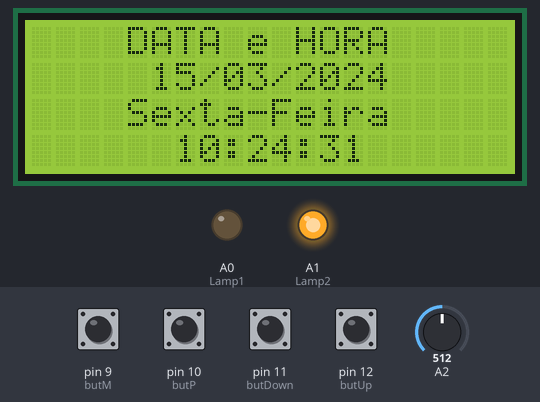
Recording of a sketch running on a simulated Arduino Uno, built with avr-gcc and run on an emulated ATmega328P. Parts: 20×4 character LCD, output pins drawn as LEDs (lit = HIGH). Wiring (inferred from the names in the program): DS1307 clock at I2C address 0x68. The test bench sets the inputs (shaded band); at power-on: pin 9 (butM), pin 10 (butP), pin 11 (butDown), pin 12 (butUp) HIGH, A2 = 512. The local clock reads 2024-03-15 10:24:30 at power-on unless the sketch sets it.

Above: at 1.6 s.
1.7 s: pin 12 (butUp) pulled LOW for 0.15 s
At 2.3 s:
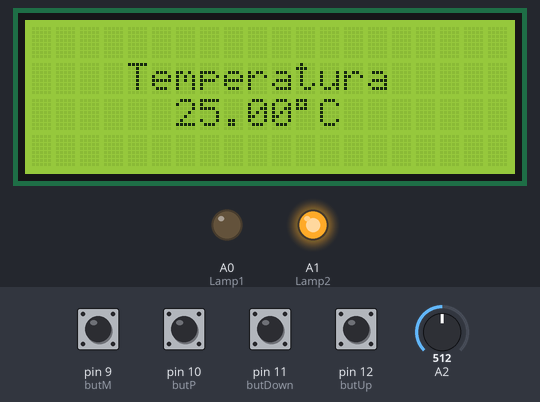
3.5 s: A2 set to 352
At 5.2 s:
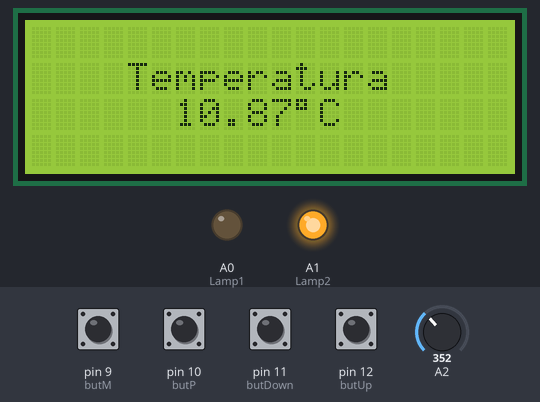
5.5 s: A2 set to 335
At 6.8 s:
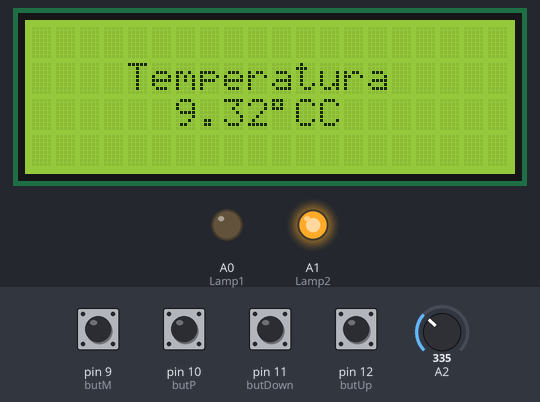
7.5 s: pin 12 (butUp) pulled LOW for 1 s
At 9.6 s:
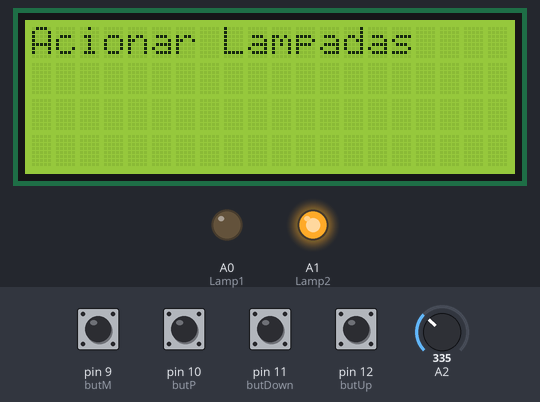
10.0 s: pin 12 (butUp) pulled LOW for 0.15 s
At 11.3 s:
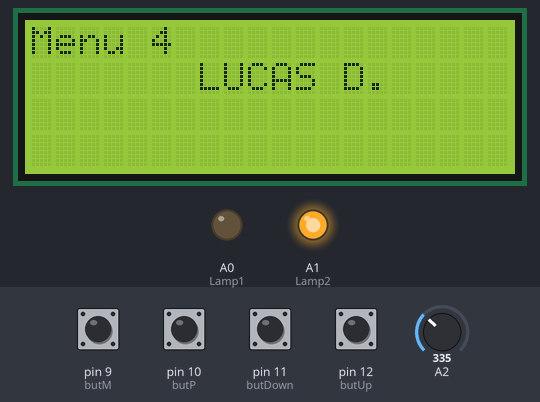
11.6 s: pin 11 (butDown) pulled LOW for 0.15 s
At 12.7 s:
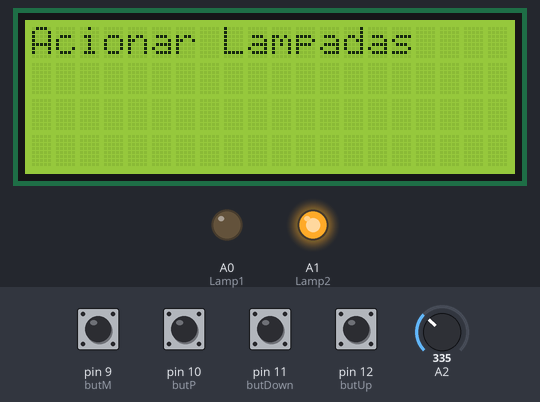
Timing chart, 0 to 14.2 s (numbered marks = the images above; inputs shaded):
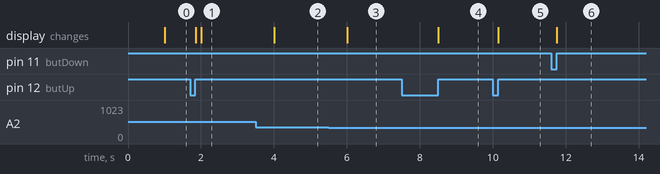

Measured:
- the behaviour switches between 343 and 342 on A2 (found by bisection; images 2 and 3)
- after the input at 1.7 s, the display: first changes after 0.15 s (image 1 shows a later state)
- after the input at 3.5 s, the display: changes after 0.51 s (image 2)
- after the input at 5.5 s, the display: changes after 0.51 s (image 3)
- after the input at 7.5 s, the display: changes after 1.0 s (image 4)
- after the input at 10.0 s, the display: changes after 0.16 s (image 5)
- after the input at 11.6 s, the display: changes after 0.16 s (image 6)

The sketch:

Display_20x4_Menu.ino
```cpp
/*
   Curso de Arduino WR Kits Aula 29

   www.wrkits.com.br
   facebook.com/wrkits
   youtube.com/user/canalwrkits

   Menu para Display LCD 16 x 2

   Autor: Eng. Wagner Rambo, Data: Agosto de 2015

*/

// --- Bibliotecas Auxiliares ---
#include <LiquidCrystal.h>                              //Biblioteca para o display LCD
#include <Thermistor.h>                                 //Biblioteca para o Sensor de Temperatura
#include <Wire.h>
#include "RTClib.h"                                     //Biblioteca para o Relogio

// --- Mapeamento de Hardware ---
#define butUp      12                                   //Botão para selecionar tela acima no digital 12
#define butDown    11                                   //Botão para selecionar tela abaixo no digital 11
#define butP       10                                   //Botão de ajuste mais no digital 10
#define butM        9                                   //Botão de ajuste menos no digital 9
#define Lamp1      A0                                   //Saída para lâmpada 1 no A0 (será usado como digital)
#define Lamp2      A1                                   //Saída para lâmpada 2 no A1 (será usado como digital)
#define SensorTemp  2                                   //Entrada para o Sensor de Temperatura. A2

// --- Protótipo das Funções Auxiliares ---
void changeMenu();                                      //Função para modificar o menu atual
void dispMenu();                                        //Função para mostrar o menu atual
void data_hora();                                       //Função do menu1, data e hora
void temperatura();                                     //Função do menu2, temperatura
void lights();                                          //Função do menu3, acionamento de lampadas
void menu4();                                           //Função do menu4

// --- Variáveis Globais ---
char menu = 0x01;                                       //Variável para selecionar o menu
char set1 = 0x00, set2 = 0x00;                          //Controle das lâmpadas
boolean t_butUp, t_butDown, t_butP, t_butM;             //Flags para armazenar o estado dos botões
float ldrValor = 0;                                     //Variavel para receber o valor do SensorTemp
long previousMillis = 0;                                // Variável de controle do tempo

// --- Hardware do LCD ---
LiquidCrystal disp(7,  //RS no digital 7
                   6,  //EN no digital 6
                   5,  //D4 no digital 5
                   4,  //D5 no digital 4
                   3,  //D6 no digital 3
                   2); //D7 no digital 2

// --- Hardware do Relogio ---
RTC_DS1307 RTC;
char daysOfTheWeek[7][13] = {"Domingo", "Segunda-Feira", "Terca-Feira", "Quarta-Feira", "Quinta-Feira", "Sexta-Feira", "Sabado"};

// --- Hardware do Thermistor ---
Thermistor temp(SensorTemp);

// --- Configurações Iniciais ---
void setup()
{
  Wire.begin();
  RTC.begin();

  //RTC.adjust(DateTime(__DATE__, __TIME__));

  if (!RTC.isrunning()) {
    // following line sets the RTC to the date & time this sketch was compiled
    RTC.adjust(DateTime(__DATE__, __TIME__));
  }

  previousMillis = millis();
  disp.begin(20, 4);                                     //Inicializa LCD 20 x 4

  for (char i = 9; i < 13; i++) pinMode(i, INPUT_PULLUP); //Entrada para os botões (digitais 9 a 12) com pull-ups internos

  pinMode(Lamp1, OUTPUT);                                //Configura saída para lâmpada 1
  pinMode(Lamp2, OUTPUT);                                //Configura saída para lâmpara 2

  t_butUp   = 0x00;                                      //limpa flag do botão Up
  t_butDown = 0x00;                                      //limpa flag do botão Down
  t_butP    = 0x00;                                      //limpa flag do botão P
  t_butM    = 0x00;                                      //limpa flag do botão M

  digitalWrite(Lamp1, LOW);                              //Lâmpada 1 inicia apagada
  digitalWrite(Lamp2, HIGH);                             //Lâmpada 2 inicia apagada


} //end setup


// --- Loop Infinito ---
void loop()
{
  changeMenu();
  dispMenu();
} //end loop

// --- Desenvolvimento das Funções Auxiliares ---
void changeMenu()                                       //Modifica o menu atual
{
  if (!digitalRead(butUp))   t_butUp   = 0x01;         //Botão Up pressionado? Seta flag
  if (!digitalRead(butDown)) t_butDown = 0x01;         //Botão Down pressionado? Seta flag

  if (digitalRead(butUp) && t_butUp)                   //Botão Up solto e flag setada?
  { //Sim...
    t_butUp = 0x00;                                   //Limpa flag

    disp.clear();                                     //Limpa display
    menu++;                                           //Incrementa menu

    if (menu > 0x04) menu = 0x01;                     //Se menu maior que 4, volta a ser 1

  } //end butUp

  if (digitalRead(butDown) && t_butDown)               //Botão Down solto e flag setada?
  { //Sim...
    t_butDown = 0x00;                                 //Limpa flag

    disp.clear();                                     //Limpa display
    menu--;                                           //Decrementa menu

    if (menu < 0x01) menu = 0x04;                     //Se menu menor que 1, volta a ser 4

  } //end butDown

} //end changeMenu

void dispMenu()                                         //Mostra o menu atual
{
  switch (menu)                                       //Controle da variável menu
  {
    case 0x01:                                       //Caso 1
      data_hora();                               //Chama a função de relógio

      break;                                     //break
    case 0x02:                                       //Caso 2
      temperatura();                             //Chama a função do termômetro

      break;                                     //break
    case 0x03:                                       //Caso 3
      lights();                                  //Chama função para acionamento de lâmpadas

      break;                                     //break
    case 0x04:                                       //Caso 4
      menu4();                                   //Chama função para o menu4

      break;                                     //break

  } //end switch menu

} //end dispMenu

void data_hora()                                        //Data e Hora (menu1)
{
  long redLedInterval = 1000;                           // Tempo em ms do intervalo a ser executado
  unsigned long currentMillis = millis();               //Tempo atual em ms

  if (currentMillis - previousMillis > redLedInterval) {
    previousMillis = currentMillis;
    DateTime now = RTC.now();
    char Hora[16];
    char Data[16];
    int espacoDiaSemana = 0;
    String diadasemana = "";

    sprintf(Hora, "%02u:%02u:%02u", now.hour(), now.minute(), now.second());
    sprintf(Data, "%02d/%02d/%02d", now.day(), now.month(), now.year());

    disp.setCursor(4, 0);
    disp.print("DATA e HORA");
    disp.setCursor(5, 1);
    disp.print(Data);
    diadasemana = daysOfTheWeek[now.dayOfTheWeek()];
    espacoDiaSemana = diadasemana.length();
    espacoDiaSemana = (int) (20 - espacoDiaSemana) / 2;
    disp.setCursor(espacoDiaSemana, 2);
    disp.print(diadasemana);
    disp.setCursor(6, 3);
    disp.print(Hora);
  }
}

void temperatura()                                      //Temperatura (menu2)
{
  long redLedInterval = 1000;                           // Tempo em ms do intervalo a ser executado
  unsigned long currentMillis = millis();               //Tempo atual em ms

  disp.setCursor(4, 1);                                 //Posiciona cursor na coluna 1, linha 1
  disp.print("Temperatura");                            //Imprime mensagem
  //Lógica de verificação do tempo
  if (currentMillis - previousMillis > redLedInterval) {
    previousMillis = currentMillis;                   // Salva o tempo atual
    ldrValor = temp.getTemp();                        //Captura o valor do sensorTemp
    disp.setCursor(6, 2);                             //Posiciona cursor na coluna 2, linha 2
    disp.print(ldrValor);                             //Mostrador (apenas ilustrativo......)
    disp.write(B11011111);                            // Imprime o símbolo de grau
    disp.print("C");
  }
} //end temperatura()

void lights()                                           //Acionamento de lâmpadas (menu3)
{

  disp.setCursor(0, 0);                                //Posiciona cursor na coluna 1, linha 1
  disp.print("Acionar Lampadas");                      //Imprime mensagem do menu 3


  if (!digitalRead(butP))    t_butP    = 0x01;         //Botão P pressionado? Seta flag
  if (!digitalRead(butM))    t_butM    = 0x01;         //Botão M pressionado? Seta flag

  if (digitalRead(butP) && t_butP)                     //Botão P solto e flag setada?
  { //Sim...
    t_butP = 0x00;                                    //Limpa flag

    set1++;                                           //Incrementa set1

    if (set1 > 2) set1 = 0x01;                        //Se maior que 2, volta a ser 1

    switch (set1)                                     //Controle do set1
    {
      case 0x01:                                    //Caso 1
        disp.setCursor(0, 1);                   //Posiciona cursor na coluna 1, linha 2
        disp.print("L1 on ");                   //Imprime mensagem
        digitalWrite(Lamp1, HIGH);              //Liga lâmpada 1
        break;                                  //Break
      case 0x02:                                    //Caso 2
        disp.setCursor(0, 1);                   //Posiciona cursor na coluna 1, linha 2
        disp.print("L1 off");                   //Imprime mensagem
        digitalWrite(Lamp1, LOW);               //Desliga lâmpada 1
        break;                                  //Break

    } //end switch set1

  } //end butP

  if (digitalRead(butM) && t_butM)                     //Botão D solto e flag setada?
  { //Sim...
    t_butM = 0x00;                                    //Limpa flag

    set2++;                                           //Incrementa set2

    if (set2 > 2) set2 = 0x01;                        //Se maior que 2, volta a ser 1

    switch (set2)                                     //Controle do set2
    {
      case 0x01:                                    //Caso 1
        disp.setCursor(8, 1);                   //Posiciona cursor na coluna 8, linha 2
        disp.print("L2 OFF ");                   //Imprime mensagem
        digitalWrite(Lamp2, HIGH);              //Liga lâmpada 2
        break;                                  //Break
      case 0x02:                                    //Caso 2

        disp.setCursor(8, 1);                   //Posiciona cursor na coluna 8, linha 2
        disp.print("L2 ON ");                   //Imprime mensagem
        digitalWrite(Lamp2, LOW);               //Liga lâmpada 1
        break;                                  //Break

    } //end switch set1

  } //end butM


} //end lights

void menu4()                                            //Função genérica para um quarto menu...
{
  disp.setCursor(0, 0);                                //Posiciona cursor na coluna 1, linha 1
  disp.print("Menu 4");                                //Imprime mensagem
  disp.setCursor(7, 1);                                //Posiciona cursor na coluna 8, linha 2

  // Desenvolver uma função de data e hora...

  disp.print("LUCAS D.");                               //Créditos


} //end menu4
//pode-se implementar quantos menus quiser
//............
```
